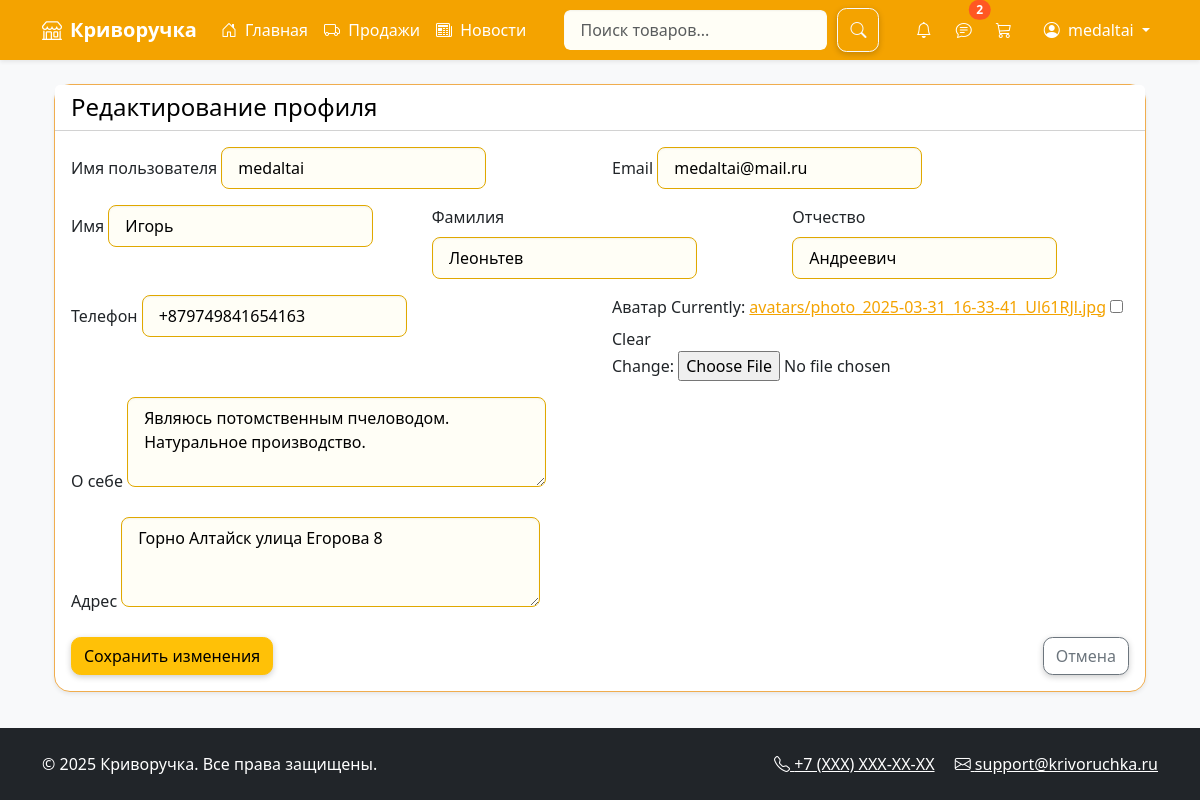
Screenshot of /edit-profile/ (signed in) with the database file from the repository.
### marketplace/models.py (models this page shows)
class User(AbstractUser):
    phone = models.CharField(max_length=20, blank=True)
    avatar = models.ImageField(upload_to='avatars/', blank=True)
    middle_name = models.CharField(max_length=100, blank=True)
    bio = models.TextField(blank=True)
    address = models.TextField(blank=True)
    groups = models.ManyToManyField(
        'auth.Group',
        related_name="marketplace_user_groups",
        blank=True,
    )
    user_permissions = models.ManyToManyField(
        'auth.Permission',
        related_name="marketplace_user_permissions",
        blank=True,
    )

### marketplace/views.py (the view)
# urls.py: path('edit-profile/', views.edit_profile, name='edit_profile'),
@login_required
def edit_profile(request):
    if request.method == 'POST':
        form = ProfileForm(request.POST, request.FILES, instance=request.user)
        if form.is_valid():
            form.save()
            return redirect('profile')
    else:
        form = ProfileForm(instance=request.user)
    return render(request, 'marketplace/edit_profile.html', {'form': form})

### marketplace/forms.py
class ProfileForm(forms.ModelForm):
    class Meta:
        model = User
        fields = ['username', 'first_name', 'last_name', 'middle_name', 'email', 'phone', 'avatar', 'bio', 'address']
        widgets = {
            'bio': forms.Textarea(attrs={'rows': 3}),
            'address': forms.Textarea(attrs={'rows': 3}),
        }

### marketplace/context_processors.py (called while the page is built)
def unread_notifications(request):
    if request.user.is_authenticated:
        return {
            'unread_count': request.user.notifications.filter(is_read=False).count()
        }
    return {}

def unread_chats(request):
    if not request.user.is_authenticated:
        return {}
    unread_count = Message.objects.filter(
        chat__order__order_items__seller=request.user,
        is_read=False
    ).exclude(
        sender=request.user
    ).count()
    return {'unread_chats_count': unread_count}

### marketplace/views.py (called while the page is built)
def base_context(request):
    if request.user.is_authenticated:
        return {'cart_items_count': Cart.objects.filter(user=request.user).count()}
    return {}

### templates/marketplace/edit_profile.html (shortened to what this page needs)
{% extends 'marketplace/base.html' %}
{% block content %}
<div class="container mt-4">
    <div class="card shadow-sm">
        <div class="card-header bg-white">
            <h4 class="mb-0">Редактирование профиля</h4>
        </div>
        <div class="card-body">
            <form method="post" enctype="multipart/form-data">
                <div class="row mb-3">
                    <div class="col-md-6">
                        <label class="form-label">Имя пользователя</label>
                        {{ form.username }}
                    </div>
                    <div class="col-md-6">
                        <label class="form-label">Email</label>
                        {{ form.email }}
                    </div>
                </div>
                <div class="row mb-3">
                    <div class="col-md-4">
                        <label class="form-label">Имя</label>
                        {{ form.first_name }}
                    </div>
                    <div class="col-md-4">
                        <label class="form-label">Фамилия</label>
                        {{ form.last_name }}
                    </div>
                    <div class="col-md-4">
                        <label class="form-label">Отчество</label>
                        {{ form.middle_name }}
                    </div>
                </div>
                <div class="row mb-3">
                    <div class="col-md-6">
                        <label class="form-label">Телефон</label>
                        {{ form.phone }}
                    </div>
                    <div class="col-md-6">
                        <label class="form-label">Аватар</label>
                        {{ form.avatar }}
                    </div>
                </div>
                <div class="mb-3">
                    <label class="form-label">О себе</label>
                    {{ form.bio }}
                </div>
                <div class="mb-3">
                    <label class="form-label">Адрес</label>
                    {{ form.address }}
                </div>
                <div class="d-flex justify-content-between">
                    <button type="submit" class="btn btn-primary">
                        Сохранить изменения
                    </button>
                    <a href="{% url 'profile' %}" class="btn btn-outline-secondary">
                        Отмена
                    </a>
                </div>
            </form>
        </div>
    </div>
</div>
{% endblock %}

### templates/marketplace/base.html (shortened to what this page needs)
<!DOCTYPE html>
<html lang="ru">
{% load custom_filters %}
{% load seller_tags %}
<head>
    <link href="https://cdn.jsdelivr.net/npm/bootstrap@5.3.2/dist/css/bootstrap.min.css" rel="stylesheet">
    <link rel="stylesheet" href="https://cdn.jsdelivr.net/npm/bootstrap-icons@1.11.3/font/bootstrap-icons.min.css">
    <link href="/static/css/style.css" rel="stylesheet">
</head>
<body class="d-flex flex-column min-vh-100 bg-light">
    <nav class="navbar navbar-expand-lg navbar-dark bg-primary shadow-sm position-relative">
        <div class="container">
            <a class="navbar-brand fw-bold" href="{% url 'home' %}">
                <i class="bi bi-shop me-2"></i>Криворучка
            </a>
            <div class="collapse navbar-collapse" id="mainNavbar">
                <ul class="navbar-nav me-auto mb-2 mb-lg-0">
                    <li class="nav-item">
                        <a class="nav-link" href="{% url 'home' %}">
                            <i class="bi bi-house-door me-1"></i> Главная
                        </a>
                    </li>
                    {% if user.is_authenticated %}
                    <li class="nav-item">
                        <a class="nav-link" href="{% url 'seller_orders' %}">
                            <i class="bi bi-truck me-1"></i> Продажи
                        </a>
                    </li>
                    <li class="nav-item">
                        <a class="nav-link" href="{% url 'news_list' %}">
                            <i class="bi bi-newspaper me-1"></i> Новости
                        </a>
                    </li>
                    {% endif %}
                </ul>
                <form method="get" action="{% url 'search_results' %}" class="d-flex position-relative">
    <input type="text"
           id="search-input"
           name="q"
           class="form-control me-2"
           placeholder="Поиск товаров..."
           autocomplete="off"
           aria-label="Поиск товаров">
    <button type="submit" class="btn btn-outline-light">
        <i class="bi bi-search"></i>
    </button>
</form>
                <ul class="navbar-nav ms-auto mb-2 mb-lg-0">
                    {% if user.is_authenticated %}
                    <li class="nav-item me-2">
                        <a class="nav-link position-relative" href="{% url 'notifications' %}">
                            <i class="bi bi-bell"></i>
                        </a>
                    </li>
{% if user.is_authenticated %}
<li class="nav-item me-2">
    <a href="{% url 'seller_chats' %}" class="nav-link position-relative">
    <i class="bi bi-chat-text"></i>
    {% if unread_chats_count > 0 %}
    <span class="position-absolute top-0 start-100 translate-middle badge rounded-pill bg-danger">
        {{ unread_chats_count }}
    </span>
    {% endif %}
</a>
</li>
{% endif %}
                    <li class="nav-item me-3">
                        <a class="nav-link position-relative" href="{% url 'cart' %}">
                            <i class="bi bi-cart3"></i>
                        </a>
                    </li>
                    <li class="nav-item dropdown">
                        <a class="nav-link dropdown-toggle" href="#" id="userDropdown" role="button" data-bs-toggle="dropdown">
                            <i class="bi bi-person-circle me-1"></i> {{ user.username }}
                        </a>
                    </li>
                    {% endif %}
                </ul>
            </div>
        </div>
    </nav>
    <main class="flex-grow-1">
        <div class="container my-4">
            {% block content %}{% endblock %}
        </div>
    </main>
    <footer class="bg-dark text-white py-4 mt-auto">
        <div class="container">
            <div class="row">
                <div class="col-md-6 text-center text-md-start">
                    <p class="mb-0">&copy; {% now "Y" %} Криворучка. Все права защищены.</p>
                </div>
                <div class="col-md-6 text-center text-md-end">
                    <a href="#" class="text-white me-3"><i class="bi bi-telephone"></i> +7 (XXX) XXX-XX-XX</a>
                    <a href="#" class="text-white"><i class="bi bi-envelope"></i> support@krivoruchka.ru</a>
                </div>
            </div>
        </div>
    </footer>
</body>
</html>

### static/css/style.css (style rules this page uses)
:root { --primary-color: #f4a300; --secondary-color: #ffc107; --accent-color: #ffdd57; --text-color: #212121; --bg-color: #fffbe6; --card-bg: #ffffff; --border-color: #f0ad4e; }
body { background-color: var(--bg-color); color: var(--text-color); font-family: 'Segoe UI', sans-serif; }
.navbar { background-color: var(--primary-color) !important; }
.navbar .nav-link { color: white !important; }
.btn-primary { background-color: var(--secondary-color); border-color: var(--secondary-color); color: #000; }
.card { background-color: var(--card-bg); border: 1px solid var(--border-color); border-radius: 10px; }
.card-header { background-color: var(--accent-color); color: #000; font-weight: bold; }
.badge.bg-danger { background-color: #ff5722 !important; }
a { color: var(--primary-color); }
#search-input { border: 2px solid var(--primary-color); }
body, .card, .btn, input, textarea, select { transition: all 0.3s ease-in-out; }
.card { box-shadow: 0 4px 10px rgba(0, 0, 0, 0.12); border-radius: 1rem; animation: fadeInUp 0.6s ease both; }
.btn { box-shadow: 0 2px 6px rgba(0, 0, 0, 0.2); border-radius: 0.6rem; }
input[type="text"], input[type="email"], input[type="password"], textarea, select { border-radius: 0.5rem; border: 1px solid #e0a800; padding: 0.5rem 1rem; background-color: #fffef6; box-shadow: inset 0 1px 2px rgba(0,0,0,0.05); }
.navbar { animation: fadeIn 0.5s ease both; }

### rows the page displays
User: username "medaltai", email "medaltai@mail.ru", first_name "Игорь", last_name "Леоньтев", middle_name "Андреевич", phone "+879749841654163", bio "Являюсь потомственным пчеловодом. Натуральное производство.", address "Горно Алтайск улица Егорова 8"

### other values shown
{{ unread_chats_count }} "2"
